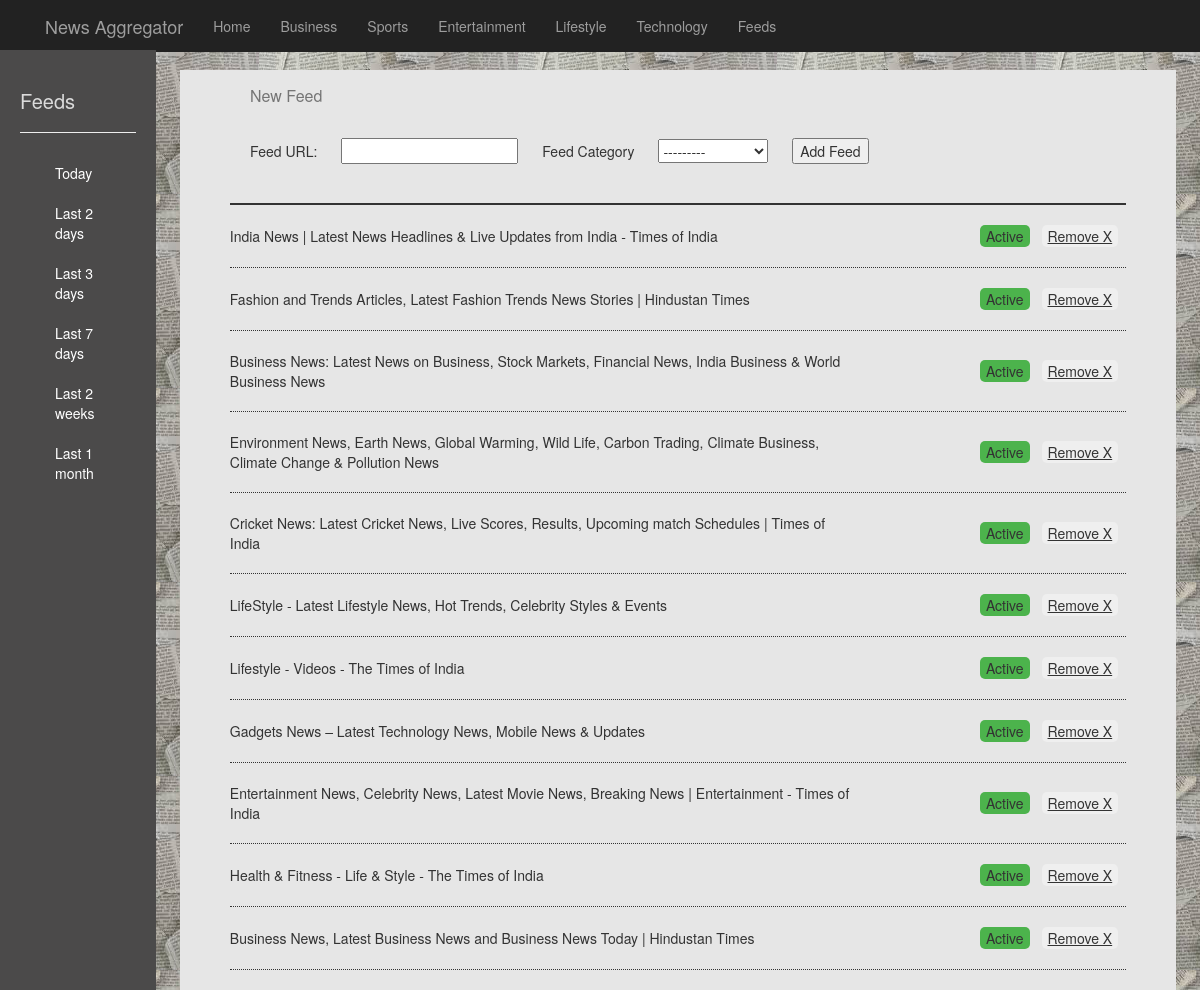
Page /feeds/ on the committed database.
### News/models.py (models this page shows, shortened)
class Feed(models.Model):
    feed_category = models.ForeignKey(News_Category, on_delete=models.CASCADE)
    title = models.CharField(max_length=1000)
    url = models.URLField()
    isActive = models.BooleanField(default=False)

### News/views.py (the view, shortened to what this page needs)
# urls.py: path("feeds/",views.feeds,name="feeds"),
def feeds(request):
    all_feeds = Feed.objects.all()
    return render(request, "news/feeds.html",{
        "feeds" : all_feeds,
        "form" : NewFeedForm()
    })

### News/views.py
class NewFeedForm(forms.ModelForm):
    class Meta:
        model = Feed
        fields = ('url','feed_category',)

### News/models.py (called while the page is built)
    def __str__(self):
        return self.category

### News/templates/News/feeds.html (shortened to what this page needs)
{% extends "news/layout.html" %}
{% block heading %}
    Feeds
{% endblock %}
{% block content %}
<div class="all-articles">
    <div id="heading"><p id="heading-add-feed">New Feed</p></div>
    <div class="new-feed-form feed-table">
        <form method="POST">
                <span>Feed URL:</span>
                <span>{{ form.url }}</span>
                <span>Feed Category</span>
                <span>{{ form.feed_category }}</span>
                <span><button type="submit" name="btn-add-feed" id="btn-add-feed" value="Add">Add Feed</button></span>
        </form>
    </div>
    <div id="feed-page">
        <table class="feed-table">
            <tr><td colspan="2"><hr style="border: 1px solid;"></tr>
                {% for eachfeed in feeds %}
                    <tr class="tr-feeds">
                        <td class="col-1">
                            <div class="each-feed">{{ eachfeed.title }}</div>
                        </td>
                        <td class="col-2">
                            <div class="each-feed">
                                <form method="POST">{% csrf_token %}
                                {% if eachfeed.isActive %}
                                    <button class="btn-feed" id="btn-actv" disabled>Active</button>
                                {% else %}
                                    <button class="btn-feed" id="btn-inactv" disabled>Inactive</button>
                                {% endif %}
                                    <button class="btn-feed" name="btn-remove-feed" onclick="delete_alert(event)"><u>Remove X</u></button>
                                </form>
                            </div>
                        </td>
                    </tr>
                    <tr><td colspan="2"><hr style="border-top: 1px dotted;"></td></tr>
                {% endfor %}
        </table>
    </div>
</div>
{% endblock %}

### News/templates/News/layout.html (shortened to what this page needs)
{% load static %}
<!DOCTYPE html>
<html lang="en">
  <head>
    <link href="https://maxcdn.bootstrapcdn.com/bootstrap/3.3.6/css/bootstrap.min.css" rel="stylesheet">
    <link href="{% static 'news/style.css' %}" rel="stylesheet">
  </head>
  <body>
    <nav class="navbar-inverse" id="nav-top">
      <div class="container">
        <div>
          <a class="navbar-brand" href="">News Aggregator</a>
        </div>
        <div id="navbar">
            <ul class="nav navbar-nav">
                <li><a class="nav-menu" href="{% url 'articles' 'highlights' %}">Home</a></li>
                <li><a class="nav-menu" href="{% url 'articles' 'business' %}">Business</a></li>
                <li><a class="nav-menu" href="{% url 'articles' 'sports' %}">Sports</a></li>
                <li><a class="nav-menu" href="{% url 'articles' 'entertainment' %}">Entertainment</a></li>
                <li><a class="nav-menu" href="{% url 'articles' 'lifestyle' %}">Lifestyle</a></li>
                <li><a class="nav-menu" href="{% url 'articles' 'technology' %}">Technology</a></li>
                <li><a class="nav-menu" href="{% url 'feeds' %}">Feeds</a></li>
            </ul>
        </div>
      </div>
    </nav>
    <div class="main-container">
      <div class="page-heading navbar-vertical">
          <h3 id="heading-font">{% block heading %}{% endblock %}</h3><hr>
          <div id="navbar">
              <ul class="nav ul-vertical">
                  <li><a class="verticle-menu" href="{% url 'articles' '1' %}">Today</a></li>
                  <li><a class="verticle-menu" href="{% url 'articles' '2' %}">Last 2 days</a></li>
                  <li><a class="verticle-menu" href="{% url 'articles' '3' %}">Last 3 days</a></li>
                  <li><a class="verticle-menu" href="{% url 'articles' '7' %}">Last 7 days</a></li>
                  <li><a class="verticle-menu" href="{% url 'articles' '15' %}">Last 2 weeks</a></li>
                  <li><a class="verticle-menu" href="{% url 'articles' '30' %}">Last 1 month</a></li>
              </ul>
          </div>
      </div>
    {% block content %}
    {% endblock %}
  </body>
</html>

### News/static/News/style.css (style rules this page uses)
#nav-top { position: fixed; min-height: 50px; border: 1px solid transparent; width: 100%; z-index: 9999; }
.all-articles { width: 100%; margin-left: 15%; margin-top: 70px; margin-right: 2%; min-height: 91.7vh; }
.main-container { display: flex; height: auto; width: 100%; background-image: url('../images/background2.jpg'); }
.page-heading { color: white; }
.navbar-vertical { background-color: rgb(75, 74, 74); width: 13%; height: 100%; padding: 20px; position: fixed; margin-top: 50px; z-index: 9999; animation: example 2s ease; }
.ul-vertical { padding-left: 20px; animation: verticalMenuAnim 2s ease; }
.verticle-menu { color: white; }
.feed-table { width: 90%; padding: 10px; }
#feed-page { align-items: center; align-content: center; display: flex; flex-flow: column wrap; background-color: rgb(230, 230, 230); width: 100%; }
.col-1 { width: 70%; }
.col-2 { width: 30%; text-align: right; }
.btn-feed { margin-right: 8px; border: none; border-radius: 5px; }
#btn-actv { background-color: rgb(76, 179, 76); }
.each-feed { position: relative; width: 100%; height: 100%; overflow-y: hidden; transition-property: all; transition-duration: 2s; transition-timing-function: linear; display: block; }
#heading-font { color:rgb(219, 219, 219); font-size: 20px; }
.new-feed-form { padding: 5px; min-height: 50px; align-items: flex-start; background-color: rgb(230, 230, 230); padding-left: 60px; width: 100%; }
span { padding: 10px 10px 10px 10px; }
#heading-add-feed { font-size: 16px; color:rgb(117, 117, 117); width: 25%; padding: 10px; animation: movehead 10s infinite; position: relative; -webkit-animation: movehead 10s infinite; }
#heading { padding: 5px; min-height: 40px; align-items: flex-start; background-color: rgb(230, 230, 230); padding-left: 60px; width: 100%; }

### rows in the picture
Feed: title "India News | Latest News Headlines & Live Updates from India - Times of India", isActive "Active"
Feed: title "Fashion and Trends Articles, Latest Fashion Trends News Stories | Hindustan Times", isActive "Active"
Feed: title "Business News: Latest News on Business, Stock Markets, Financial News, India Business & World Business News", isActive "Active"
Feed: title "Environment News, Earth News, Global Warming, Wild Life, Carbon Trading, Climate Business, Climate Change & Pollution News", isActive "Active"
Feed: title "Cricket News: Latest Cricket News, Live Scores, Results, Upcoming match Schedules | Times of India", isActive "Active"
Feed: title "LifeStyle - Latest Lifestyle News, Hot Trends, Celebrity Styles & Events", isActive "Active"
Feed: title "Lifestyle - Videos - The Times of India", isActive "Active"
Feed: title "Gadgets News – Latest Technology News, Mobile News & Updates", isActive "Active"
Feed: title "Entertainment News, Celebrity News, Latest Movie News, Breaking News | Entertainment - Times of India", isActive "Active"
Feed: title "Health & Fitness - Life & Style - The Times of India", isActive "Active"
Feed: title "Business News, Latest Business News and Business News Today | Hindustan Times", isActive "Active"
